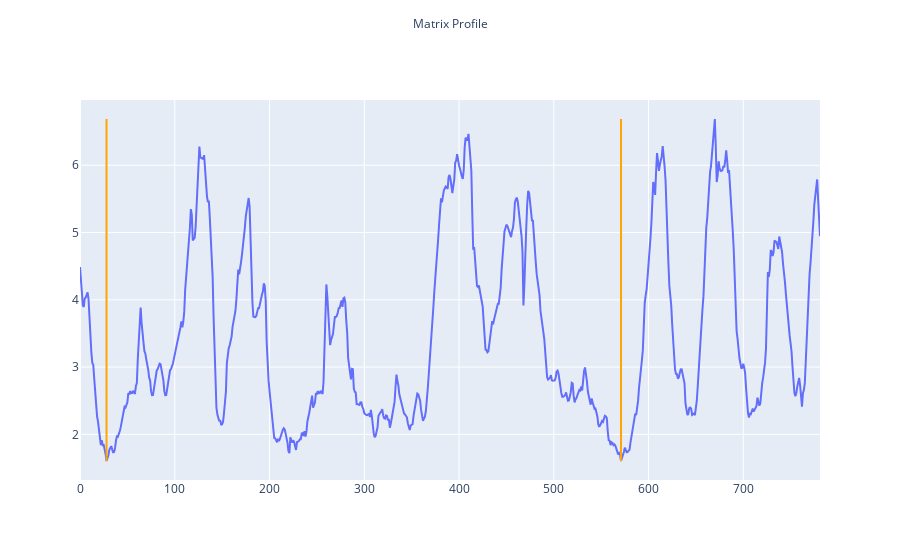

Notebook source saved alongside this figure:
### Markdown cell above
En la siguiente celda se grafica el Matrix Profile, es decir, la distancia mínima con otra subsecuencia de cada subsecuencia. Las líneas amarillas señalan las subsecuencias con mejor distancia.

### Code cell
graph_matrix_profile(x, y, best_motifs, profile_df, m)

### Figure 1 — Plotly figure (JSON) as saved in the notebook; plotly's stock layout.template omitted (floating-point values rounded to 4 significant figures; data arrays with more than 128 entries replaced by an {"elided": "..."} marker saying what was removed)
{"data": [{"mode": "lines", "type": "scatter", "x": {"elided": "782 int values"}, "xaxis": "x", "y": {"elided": "782 float values"}, "yaxis": "y"}], "layout": {"annotations": [{"showarrow": false, "text": "Matrix Profile", "x": 0.5, "xref": "paper", "y": 1.23, "yref": "paper"}], "autosize": true, "grid": {"columns": 1, "rows": 1}, "shapes": [{"line": {"color": "orange"}, "type": "line", "x0": 28, "x1": 28, "xref": "x", "y0": 1.604, "y1": 6.687, "yref": "y"}, {"line": {"color": "orange"}, "type": "line", "x0": 571, "x1": 571, "xref": "x", "y0": 1.604, "y1": 6.687, "yref": "y"}], "xaxis": {"anchor": "y", "autorange": true, "domain": [0, 1], "range": [0, 1866], "type": "linear"}, "yaxis": {"anchor": "x", "autorange": true, "domain": [0, 1], "range": [0.5725, 1.312], "type": "linear"}}}
